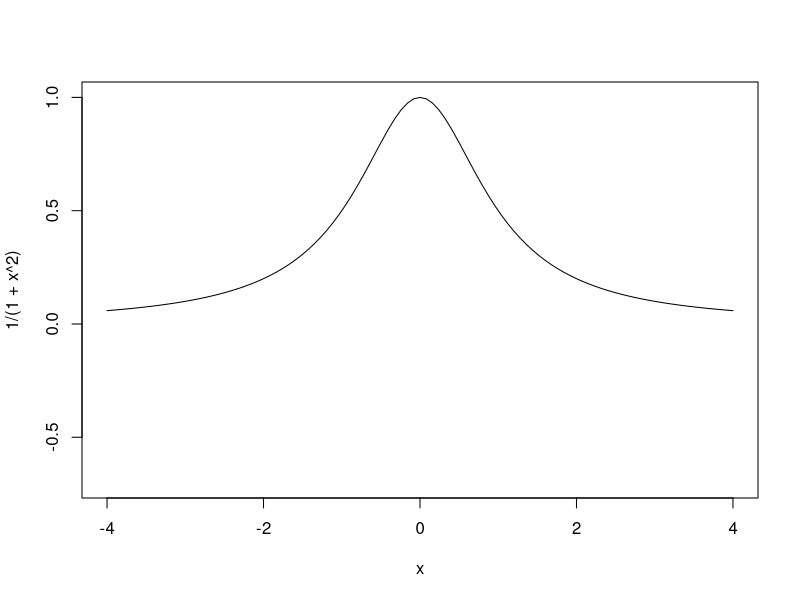
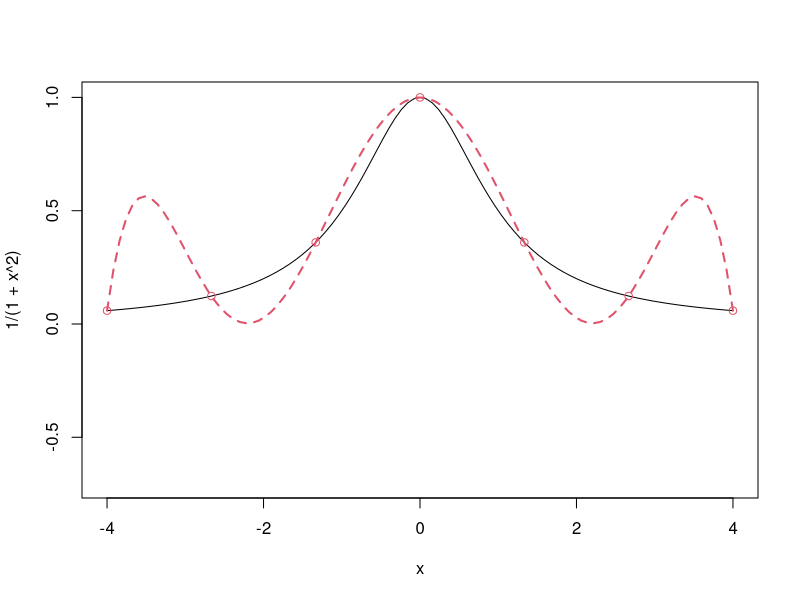
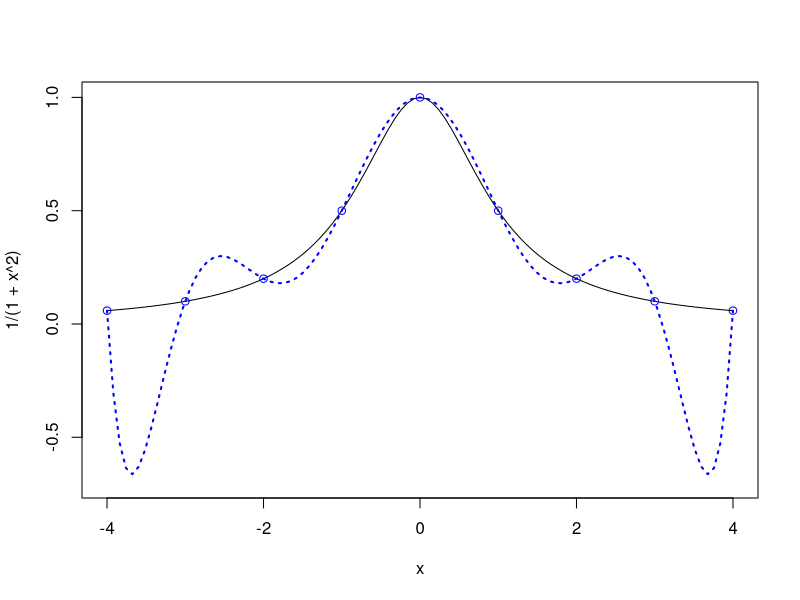
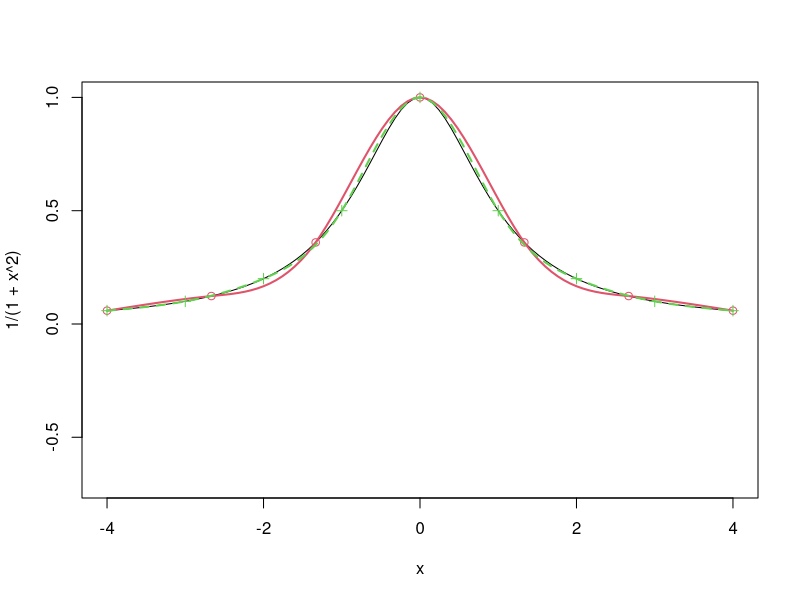
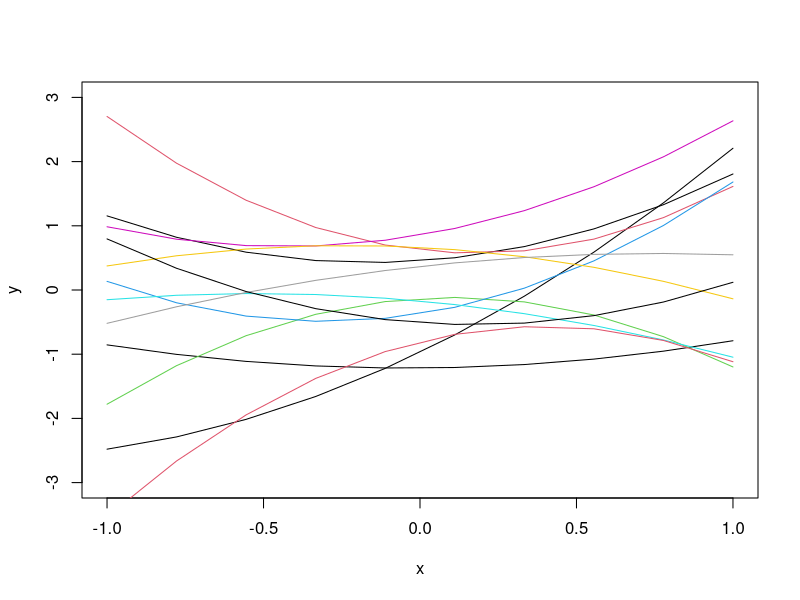
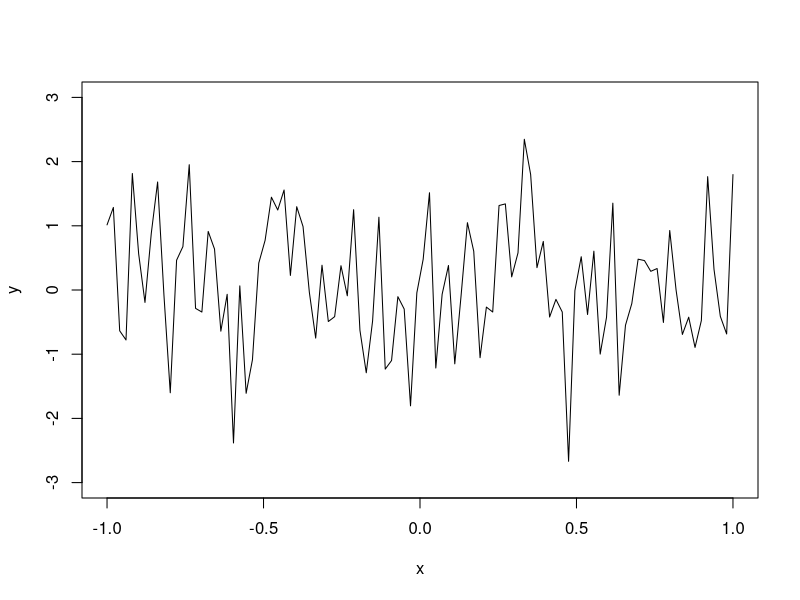
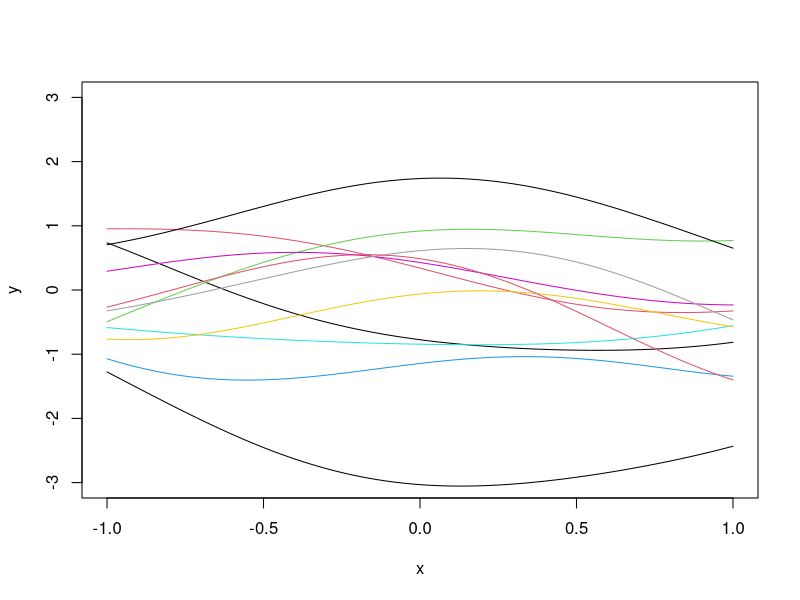
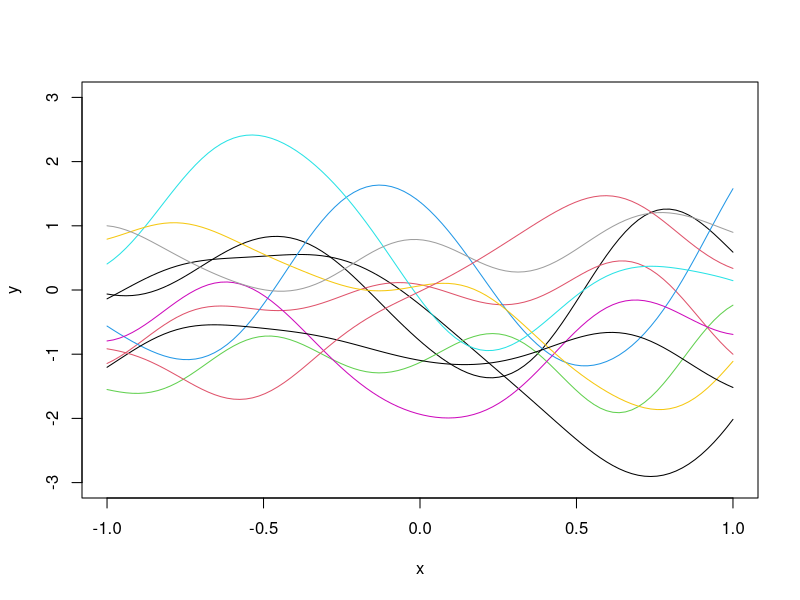

The R script that drew these images, in order:
## ---- chunk 1
curve(1/(1+x^2), from=-4, to=4, ylim=c(-.7,1))
## ---- chunk 2
curve(1/(1+x^2), from=-4, to=4, ylim=c(-.7,1))
x=seq(-4,4,length=7)
y=1/(1+x^2)
X=as.matrix(cbind(1,x,x^2,x^3,x^4,x^5,x^6))
a=solve(X,y)
u=seq(-4,4,length=100)
yhat=u
for(i in 1:100)
  yhat[i]=sum(c(1,u[i],u[i]^2,u[i]^3,u[i]^4,u[i]^5,u[i]^6)*a)
lines(u,yhat, col=2, lty=2, lwd = 2)
points(x,y,col=2)
## ---- chunk 3
curve(1/(1+x^2), from=-4, to=4, ylim=c(-.7,1))
x=seq(-4,4,length=9)
y=1/(1+x^2)
X=as.matrix(cbind(1,x,x^2,x^3,x^4,x^5,x^6,x^7,x^8))
a=solve(X,y)
u=seq(-4,4,length=100)
yhat=u
for(i in 1:100)
  yhat[i]=sum(c(1,u[i],u[i]^2,u[i]^3,u[i]^4,u[i]^5,u[i]^6, u[i]^7,u[i]^8)*a)
lines(u,yhat, col='blue', lty=3, lwd = 2)
points(x,y,col="blue")
## ---- chunk 4
curve(1/(1+x^2), from=-4, to=4, ylim=c(-.7,1))

# Splines with 7 points

x=seq(-4,4,length=7)
y=1/(1+x^2)
points(x,y,col=2)
a=splinefun(x,y,method="natural")
curve(a,add=T,col=2, lwd = 2)

# Splines with 9 points

x=seq(-4,4,length=9)
y=1/(1+x^2)
points(x,y, pch=3,col=3)
a=splinefun(x,y,method="natural")
curve(a,add=T,col=3, lty=2, lwd = 2)
## ---- chunk 5
x=seq(-1,1,length=10)
b=rnorm(3)
y=b[1]+b[2]*x+b[3]*x^2
plot(x,y,"l", ylim=c(-3,3))
b=rnorm(3)
y=b[1]+b[2]*x+b[3]*x^2
lines(x,y,"l")
for(i in 1:10)
{b=rnorm(3)
y=b[1]+b[2]*x+b[3]*x^2
lines(x,y,"l",col=i)}
## ---- chunk 6
N=100
x=seq(-1,1,length=N)
y=rnorm(N)
plot(x,y,"l", ylim=c(-3,3))
## ---- chunk 7
E=as.matrix(dist(x, diag=T, ,upper=T))

# Correlation matrix R
R=exp(-0.5*E^2)
eig=eigen(R)
R.sqrt=eig$vec%*%diag(sqrt(eig$val+10^(-10)))%*%t(eig$vec)
z=rnorm(N)
y=R.sqrt%*%z
plot(x,y,"l", ylim=c(-3,3))
for(i in 1:10)
  lines(x,R.sqrt%*%rnorm(N),col=i)
## ---- chunk 8
E=as.matrix(dist(x, diag=T, ,upper=T))

# Correlation matrix R
R=exp(-5*E^2)
eig=eigen(R)
R.sqrt=eig$vec%*%diag(sqrt(eig$val+10^(-10)))%*%t(eig$vec)
z=rnorm(N)
y=R.sqrt%*%z
plot(x,y,"l", ylim=c(-3,3))
for(i in 1:10)
  lines(x,R.sqrt%*%rnorm(N),col=i)
## ---- chunk 9
# Computer model
f=function(x)
  sin(30*(x-.9)^4)*cos(2*(x-.9))+(x-.9)/2

n=10
D=seq(0,1,length=n)
y=f(D)
curve(f(x),from=0,to=1, ylim = c(-0.75, 0.55))
points(D,y,pch=4,cex=2)
E=as.matrix(dist(D, diag=T, upper=T))
theta=100
R=exp(-theta*E^2)
mu=0
I=diag(n)
Rinv=solve(R+10^(-10)*I)
coef=Rinv%*%(y-mu)

basis=function(h)
  exp(-theta*h^2)
r=function(x)
{
  vec=basis(x-D)
  return(vec)
}

fhat=function(x)
  mu+t(r(x))%*%coef

sigma2=drop(1/n*t(y-mu)%*%Rinv%*%(y-mu))
f.var=function(x)
  sigma2*(1-t(r(x))%*%Rinv%*%r(x))

N=1000
u=seq(0,1,length=N)
y.pred=y.low=y.high=numeric(N)
for(i in 1:N)
{
  y.pred[i]=fhat(u[i])
  SD=sqrt(f.var(u[i]))
  y.low[i]=y.pred[i]-2*SD
  y.high[i]=y.pred[i]+2*SD
}

lines(u,y.pred,col=3,lwd=2)
lines(u,y.low,lty=2,col=2,lwd=2)
lines(u,y.high,lty=2,col=2,lwd=2)
test=u
# RMSE
sqrt(mean((apply(cbind(test),1,fhat)-f(test))^2))
## ---- chunk 10
curve(f(x),from=0,to=1, ylim = c(-0.75, 0.55))
points(D,y,pch=4,cex=2)
E=as.matrix(dist(D, diag=T, upper=T))
theta=100
R=exp(-theta*E^2)
mu=100
I=diag(n)
Rinv=solve(R+10^(-10)*I)
coef=Rinv%*%(y-mu)

basis=function(h)
  exp(-theta*h^2)
r=function(x)
{
  vec=basis(x-D)
  return(vec)
}

fhat=function(x)
  mu+t(r(x))%*%coef

sigma2=drop(1/n*t(y-mu)%*%Rinv%*%(y-mu))
f.var=function(x)
  sigma2*(1-t(r(x))%*%Rinv%*%r(x))

N=1000
u=seq(0,1,length=N)
y.pred=y.low=y.high=numeric(N)
for(i in 1:N)
{
  y.pred[i]=fhat(u[i])
  SD=sqrt(f.var(u[i]))
  y.low[i]=y.pred[i]-2*SD
  y.high[i]=y.pred[i]+2*SD
}

lines(u,y.pred,col=3,lwd=2)
lines(u,y.low,lty=2,col=2,lwd=2)
lines(u,y.high,lty=2,col=2,lwd=2)
# RMSE
sqrt(mean((apply(cbind(test),1,fhat)-f(test))^2))
## ---- chunk 11
f=function(x)
  sin(30*(x-.9)^4)*cos(2*(x-.9))+(x-.9)/2

n=10
D=seq(0,1,length=n)
y=f(D)
curve(f(x),from=0,to=1, ylim= c(-0.75, 0.55))
points(D,y)
E=as.matrix(dist(D, diag=T, upper=T))
theta=100
R=exp(-theta*E^2)
one=rep(1,n)
I=diag(n)
Rinv=solve(R+10^(-10)*I)
mu=drop(t(one)%*%Rinv%*%y/(t(one)%*%Rinv%*%one))
## ---- chunk 12
mu
## ---- chunk 13
coef=Rinv%*%(y-mu)

basis=function(h)
  exp(-theta*h^2)
r=function(x)
{
  vec=basis(x-D)
  return(vec)
}

sigma2=drop(1/n*t(y-mu)%*%Rinv%*%(y-mu))
f.var=function(x)
{ 
  fac=1/(one%*%Rinv%*%one)
  val=sigma2*(1-t(r(x))%*%Rinv%*%r(x)+fac*(1-t(r(x))%*%Rinv%*%one)^2)
  return(val)
}

fhat=function(x)
  mu+t(r(x))%*%coef
N=1000
u=seq(0,1,length=N)
y.pred=y.low=y.high=numeric(N)
for(i in 1:N)
{
  y.pred[i]=fhat(u[i])
  SD=sqrt(f.var(u[i]))
  y.low[i]=y.pred[i]-2*SD
  y.high[i]=y.pred[i]+2*SD
}

lines(u,y.pred,col=3,lwd=2)
lines(u,y.low,lty=2,col=2,lwd=2)
lines(u,y.high,lty=2,col=2,lwd=2)
test=u

# RMSE
sqrt(mean((apply(cbind(test),1,fhat)-f(test))^2))
